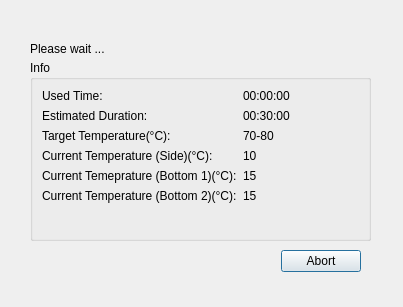
<?xml version="1.0" encoding="UTF-8"?>
<ui version="4.0">
 <class>RetortTimingDialog</class>
 <widget class="QDialog" name="RetortTimingDialog">
  <property name="geometry">
   <rect>
    <x>0</x>
    <y>0</y>
    <width>403</width>
    <height>307</height>
   </rect>
  </property>
  <property name="windowTitle">
   <string>Dialog</string>
  </property>
  <widget class="QGroupBox" name="groupBox">
   <property name="geometry">
    <rect>
     <x>30</x>
     <y>60</y>
     <width>341</width>
     <height>181</height>
    </rect>
   </property>
   <property name="title">
    <string>Info</string>
   </property>
   <layout class="QFormLayout" name="formLayout">
    <property name="fieldGrowthPolicy">
     <enum>QFormLayout::AllNonFixedFieldsGrow</enum>
    </property>
    <item row="0" column="0">
     <widget class="QLabel" name="labelUsedTimeName">
      <property name="text">
       <string>Used Time:</string>
      </property>
     </widget>
    </item>
    <item row="0" column="1">
     <widget class="QLabel" name="labelUsedTime">
      <property name="text">
       <string>00:00:00</string>
      </property>
     </widget>
    </item>
    <item row="1" column="0">
     <widget class="QLabel" name="labelDurationName">
      <property name="text">
       <string>Estimated Duration:</string>
      </property>
     </widget>
    </item>
    <item row="1" column="1">
     <widget class="QLabel" name="labelDuration">
      <property name="text">
       <string>00:30:00</string>
      </property>
     </widget>
    </item>
    <item row="2" column="0">
     <widget class="QLabel" name="labelTargetTempName">
      <property name="text">
       <string>Target Temperature(°C): </string>
      </property>
     </widget>
    </item>
    <item row="2" column="1">
     <widget class="QLabel" name="labelTargetTemp">
      <property name="text">
       <string>70-80</string>
      </property>
     </widget>
    </item>
    <item row="3" column="0">
     <widget class="QLabel" name="labelCurTempSideName">
      <property name="text">
       <string>Current Temperature (Side)(°C):</string>
      </property>
     </widget>
    </item>
    <item row="3" column="1">
     <widget class="QLabel" name="labelCurTempSide">
      <property name="text">
       <string>10</string>
      </property>
     </widget>
    </item>
    <item row="4" column="0">
     <widget class="QLabel" name="labelCurTempBottom1Name">
      <property name="text">
       <string>Current Temeprature (Bottom 1)(°C):</string>
      </property>
     </widget>
    </item>
    <item row="4" column="1">
     <widget class="QLabel" name="labelCurTempBottom1">
      <property name="text">
       <string>15</string>
      </property>
     </widget>
    </item>
    <item row="5" column="0">
     <widget class="QLabel" name="labelCurTempBottom2Name">
      <property name="text">
       <string>Current Temperature (Bottom 2)(°C):</string>
      </property>
     </widget>
    </item>
    <item row="5" column="1">
     <widget class="QLabel" name="labelCurTempBottom2">
      <property name="text">
       <string>15</string>
      </property>
     </widget>
    </item>
   </layout>
  </widget>
  <widget class="QLabel" name="label">
   <property name="geometry">
    <rect>
     <x>30</x>
     <y>40</y>
     <width>271</width>
     <height>17</height>
    </rect>
   </property>
   <property name="text">
    <string>Please wait ...</string>
   </property>
  </widget>
  <widget class="QWidget" name="horizontalLayoutWidget">
   <property name="geometry">
    <rect>
     <x>210</x>
     <y>250</y>
     <width>151</width>
     <height>51</height>
    </rect>
   </property>
   <layout class="QVBoxLayout" name="verticalLayout">
    <property name="bottomMargin">
     <number>5</number>
    </property>
    <item>
     <layout class="QHBoxLayout" name="horizontalLayout_2">
      <property name="bottomMargin">
       <number>5</number>
      </property>
      <item>
       <spacer name="horizontalSpacer">
        <property name="orientation">
         <enum>Qt::Horizontal</enum>
        </property>
        <property name="sizeHint" stdset="0">
         <size>
          <width>40</width>
          <height>20</height>
         </size>
        </property>
       </spacer>
      </item>
      <item>
       <widget class="QPushButton" name="abort">
        <property name="text">
         <string>Abort</string>
        </property>
       </widget>
      </item>
     </layout>
    </item>
    <item>
     <spacer name="verticalSpacer_3">
      <property name="orientation">
       <enum>Qt::Vertical</enum>
      </property>
      <property name="sizeHint" stdset="0">
       <size>
        <width>20</width>
        <height>40</height>
       </size>
      </property>
     </spacer>
    </item>
   </layout>
  </widget>
 </widget>
 <resources/>
 <connections/>
</ui>
